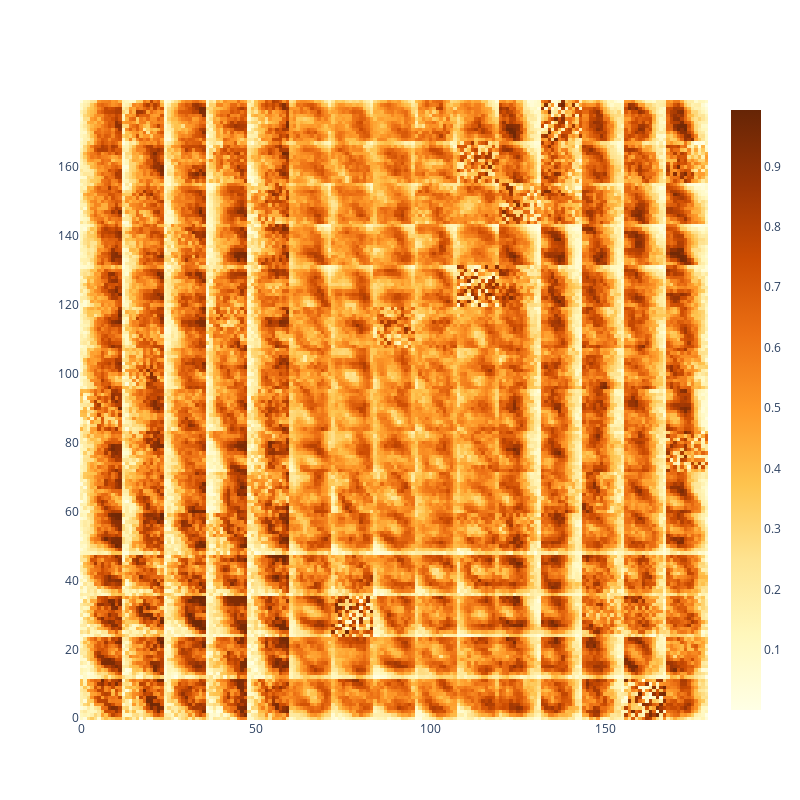

The notebook cell this image was saved under:
### Code cell
fig.show()

### Figure 1 — Plotly figure (JSON) as saved in the notebook; plotly's stock layout.template omitted (floating-point values rounded to 4 significant figures; data arrays with more than 128 entries replaced by an {"elided": "..."} marker saying what was removed)
{"data": [{"colorscale": [[0, "rgb(255,255,229)"], [0.125, "rgb(255,247,188)"], [0.25, "rgb(254,227,145)"], [0.375, "rgb(254,196,79)"], [0.5, "rgb(254,153,41)"], [0.625, "rgb(236,112,20)"], [0.75, "rgb(204,76,2)"], [0.875, "rgb(153,52,4)"], [1, "rgb(102,37,6)"]], "type": "heatmap", "z": {"elided": "180x180 float values"}}], "layout": {"height": 800, "width": 800}}
